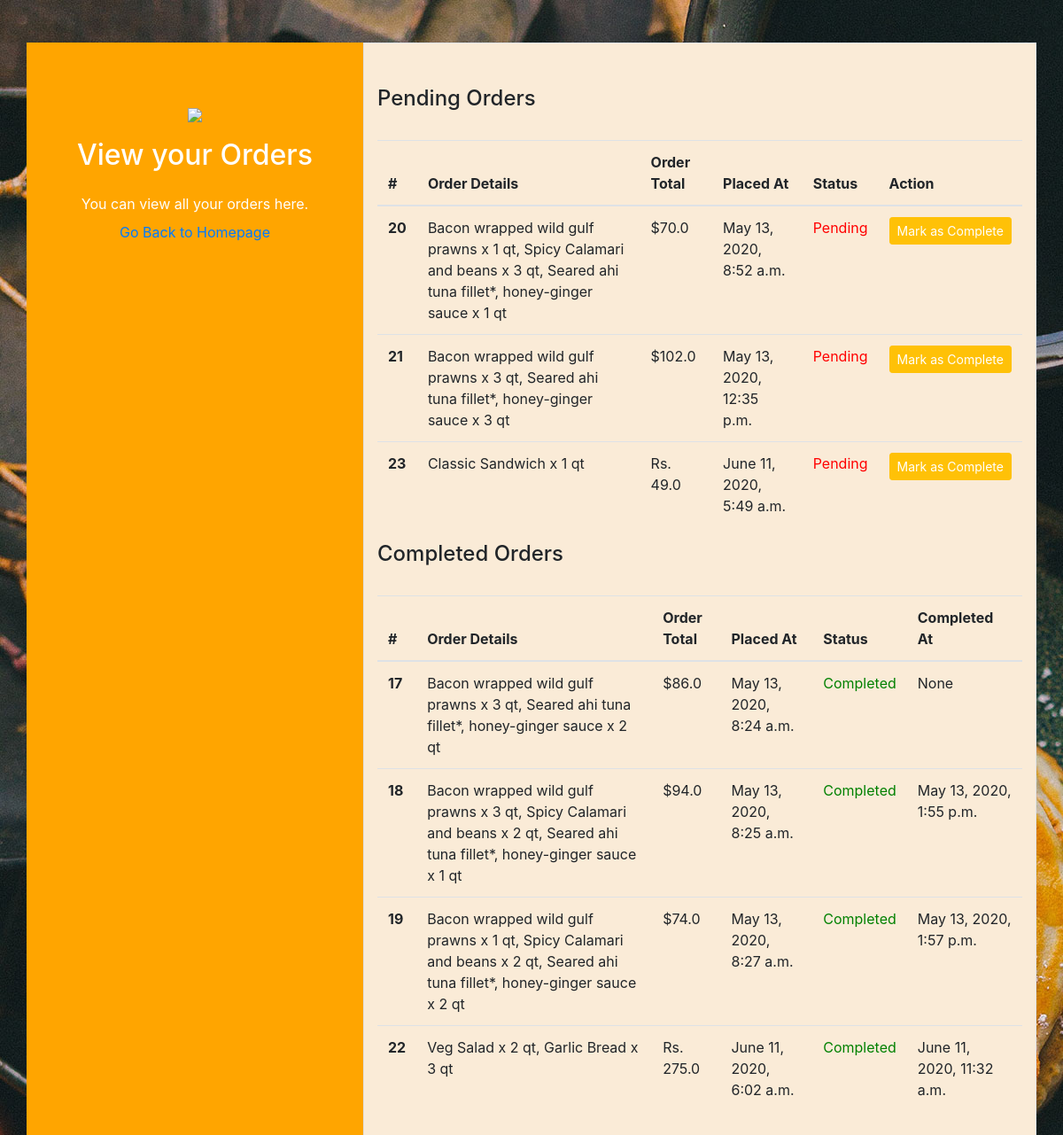
/order/ (signed in), run on the app's committed database.
### account/models.py (models this page shows)
class OrderDetails(models.Model):
    oid = models.AutoField(primary_key=True)
    customer_id = models.ForeignKey('details.UserDetails', on_delete=models.CASCADE, related_name='customer_id')
    order_items = models.TextField()
    order_total = models.CharField(max_length=40)
    order_status = models.CharField(max_length=40)
    order_time = models.DateTimeField(auto_now=True)
    completion_time = models.DateTimeField(blank=True, null=True)
    manager_id = models.ForeignKey('details.UserDetails', related_name='manager_id', on_delete=models.CASCADE, blank=True, null=True)

### account/views.py (the view, shortened to what this page needs)
# urls.py: path('', views.orderDetails, name="order"),
def orderDetails(request):
    menuItems = md.Menu.objects.all().values()
    order, total = retrieve_items(menuItems, request)
    itemsstring = getStringforDB(order)
    user = UserDetails.objects.get(username=request.user)
    if order != [] and total != 0:
        total = order[0]['symbol'] + total
        status = "Pending"
        order = models.OrderDetails(customer_id=user, order_items=itemsstring, order_total=total, order_status=status)
        order.save()
    orderDetails = models.OrderDetails.objects.filter(customer_id=user).values()
    orderDetails = modifyforHTML(orderDetails)
    if user.type == "manager":
        allOrders = models.OrderDetails.objects.all().values()
        allOrders = modifyforHTML(allOrders)
        pending = models.OrderDetails.objects.filter(order_status="Pending").exists()
        if pending:
            pendingExists = True
        else:
            pendingExists = False
        completed = models.OrderDetails.objects.filter(order_status="Completed").exists()
        if completed:
            completedExists = True
        else:
            completedExists = False
    return render(request, 'account/order.html', {'order': orderDetails, 'user': user, 'allOrders': allOrders,
                                                  'completed': completedExists, 'pending': pendingExists})

### account/views.py (called while the page is built)
def modifyforHTML(orderDetails):
    for i in orderDetails:
        if i['order_status'].lower() == "pending":
            i.update({'color': 'red'})
        elif i['order_status'].lower() == "completed":
            i.update({'color': 'green'})
        i['order_items'] = i['order_items'].replace(';', ', ')[:-2]
    return orderDetails

def getStringforDB(orderDict):
    string = ''
    for item in orderDict:
        string += item['name'] + " x " + item['quantity'] + " qt;"
    return string

### menu/views.py (called while the page is built, shortened)
def retrieve_items(items, request):
    order = []
    total = 0
    for i in items:
        item = {}
    return order, str(total)

### account/templates/account/order.html (shortened to what this page needs)
<!DOCTYPE html>
{% load static %}
<html lang="en">
<head>
    <link href="//maxcdn.bootstrapcdn.com/bootstrap/4.0.0/css/bootstrap.min.css" rel="stylesheet" id="bootstrap-css">
</head>
<body>
<section class="testimonial py-5" id="testimonial">
    <div class="container">
        <div class="row ">
            <div class="col-md-4 py-5 bg-primary text-white text-center " style="background-color:orange!important">
                <div class=" ">
                    <div class="card-body">
                        <img src="http://www.ansonika.com/mavia/img/registration_bg.svg" style="width:30%">
                        <h2 class="py-3">View your Orders</h2>
                        <p>You can view all your orders here.<br>
                            <a class="nav-link" href="{% url 'home' %}">Go Back to Homepage</a>
</p>
                    </div>
                </div>
            </div>
            <div class="col-md-8 py-5 border" style="background-color: antiquewhite!important;">
            {% if user.type == "customer" %}
                <h4 class="pb-4">Pending Orders</h4>
                {% if pending is True %}
                <table class="table table-borderless">
  <thead>
    <tr>
      <th scope="col">#</th>
      <th scope="col">Order Details</th>
      <th scope="col">Order Total</th>
      <th scope="col">Placed At</th>
      <th scope="col">Status</th>
    </tr>
  </thead>
  <tbody>
  {% for items in order %}
  {% if items.order_status == "Pending" %}
    <tr>
      <th scope="row">{{ items.oid }}</th>
      <td>{{ items.order_items }}</td>
      <td>{{ items.order_total }}</td>
      <td>{{ items.order_time }}</td>
      <td style="color:{{items.color}}">{{ items.order_status }}</td>
    </tr>
  {% endif %}
  {% endfor %}
  </tbody>
  </table>
  {% else %}
                <p>No Pending Orders</p></br>
  {% endif %}
  <h4 class="pb-4">Completed Orders</h4>
  {% if completed is True %}
  <table class="table table-borderless">
  <thead>
    <tr>
      <th scope="col">#</th>
      <th scope="col">Order Details</th>
      <th scope="col">Order Total</th>
      <th scope="col">Placed At</th>
      <th scope="col">Status</th>
    </tr>
  </thead>
  <tbody>
  {% for items in order %}
  {% if items.order_status == "Completed" %}
    <tr>
      <th scope="row">{{ items.oid }}</th>
      <td>{{ items.order_items }}</td>
      <td>{{ items.order_total }}</td>
      <td>{{ items.order_time }}</td>
      <td style="color:{{items.color}}">{{ items.order_status }}</td>
    </tr>
  {% endif %}
  {% endfor %}
  </tbody>
  </table>
  {% else %}
                <p>No Completed Orders to show</p></br>
  {% endif %}
  </div>
            {% elif user.type == "manager" %}
                <h4 class="pb-4">Pending Orders</h4>
                  {% if pending is True %}
                <table class="table table-borderless">
  <thead>
    <tr>
      <th scope="col">#</th>
      <th scope="col">Order Details</th>
      <th scope="col">Order Total</th>
      <th scope="col">Placed At</th>
      <th scope="col">Status</th>
      <th scope="col">Action</th>
    </tr>
  </thead>
  <tbody>
  {% for items in allOrders %}
  {% if items.order_status == "Pending" %}
    <tr>
      <th scope="row">{{ items.oid }}</th>
      <td>{{ items.order_items }}</td>
      <td>{{ items.order_total }}</td>
      <td>{{ items.order_time }}</td>
      <td style="color:{{items.color}}">{{ items.order_status }}</td>
      <td><a class="btn btn-warning btn-sm" style="color:white" href="{% url 'orderid' items.oid %}">Mark as Complete</a></td>
    </tr>
  {% endif %}
  {% endfor %}
  </tbody>
  </table>
                  {% else %}
                  <p>No Pending orders</p><br>
                  {% endif %}
  <h4 class="pb-4">Completed Orders</h4>
  {% if completed is True %}
  <table class="table table-borderless">
  <thead>
    <tr>
      <th scope="col">#</th>
      <th scope="col">Order Details</th>
      <th scope="col">Order Total</th>
      <th scope="col">Placed At</th>
      <th scope="col">Status</th>
      <th scope="col">Completed At</th>
    </tr>
  </thead>
  <tbody>
  {% for items in allOrders %}
  {% if items.order_status == "Completed" %}
    <tr>
      <th scope="row">{{ items.oid }}</th>
      <td>{{ items.order_items }}</td>
      <td>{{ items.order_total }}</td>
      <td>{{ items.order_time }}</td>
      <td style="color:{{items.color}}">{{ items.order_status }}</td>
      <td>{{ items.completion_time }}</td>
    </tr>
  {% endif %}
  {% endfor %}
  </tbody>
  </table>
  {% else %}
                  <p>No Pending orders</p><br>
                  {% endif %}
            {% endif %}
        </div>
    </div>
</section>
</body>
</html>

### data on the page
OrderDetails: oid "20", order_items "Bacon wrapped wild gulf prawns x 1 qt, Spicy Calamari and beans x 3 qt, Seared ahi tuna fillet*, honey-ginger sauce x 1 qt", order_total "$70.0", order_time "May 13, 2020, 8:52 a.m.", order_status "Pending"
OrderDetails: oid "21", order_items "Bacon wrapped wild gulf prawns x 3 qt, Seared ahi tuna fillet*, honey-ginger sauce x 3 qt", order_total "$102.0", order_time "May 13, 2020, 12:35 p.m.", order_status "Pending"
OrderDetails: oid "23", order_items "Classic Sandwich x 1 qt", order_total "Rs. 49.0", order_time "June 11, 2020, 5:49 a.m.", order_status "Pending"
OrderDetails: oid "17", order_items "Bacon wrapped wild gulf prawns x 3 qt, Seared ahi tuna fillet*, honey-ginger sauce x 2 qt", order_total "$86.0", order_time "May 13, 2020, 8:24 a.m.", order_status "Completed", completion_time "None"
OrderDetails: oid "18", order_items "Bacon wrapped wild gulf prawns x 3 qt, Spicy Calamari and beans x 2 qt, Seared ahi tuna fillet*, honey-ginger sauce x 1 qt", order_total "$94.0", order_time "May 13, 2020, 8:25 a.m.", order_status "Completed", completion_time "May 13, 2020, 1:55 p.m."
OrderDetails: oid "19", order_items "Bacon wrapped wild gulf prawns x 1 qt, Spicy Calamari and beans x 2 qt, Seared ahi tuna fillet*, honey-ginger sauce x 2 qt", order_total "$74.0", order_time "May 13, 2020, 8:27 a.m.", order_status "Completed", completion_time "May 13, 2020, 1:57 p.m."
OrderDetails: oid "22", order_items "Veg Salad x 2 qt, Garlic Bread x 3 qt", order_total "Rs. 275.0", order_time "June 11, 2020, 6:02 a.m.", order_status "Completed", completion_time "June 11, 2020, 11:32 a.m."
